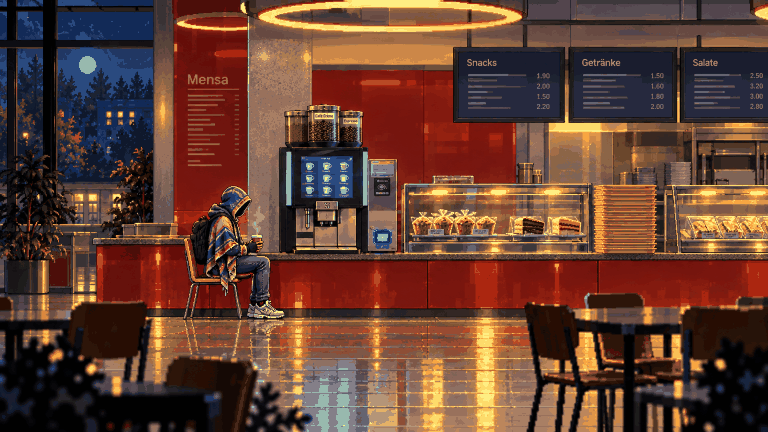
#> input picture art/direction/images/mensa-interior.png, 768 x 432 px, given in place of images, which was not available
$ python backdrop_check.py ../art/direction/images
#> lines starting #> are read from the running program, lines starting #| are printed output that depends on the picture; pictures that were not available may be replaced by others from this repository, and a replacement may not be noted
"""Check transparent art over the debug backdrops: purple, then white (docs/09, "every layer is whole, checked on purple").

    python scripts/backdrop_check.py <png> [...] [--out tmp/backdrop] [--holes]

For every RGBA image: a sheet with the image over the game's debug purple (#9b30ff) and over white, side by side,
in --out, and a line of findings:
- key: pixels left of the magenta key (#ff00ff and its near shades) – they show as pink specks on any backdrop;
- soft: semi-transparent pixels (alpha 1–254) – a hard-edged pixel sprite has none; a glow or a blend edge does;
- holes (--holes, for plates): fully transparent pixels enclosed by opaque ones in the same row and column –
  the cut-outs that show as soon as a layer moves.
Exit 1 when any image has key pixels (or holes, with --holes); soft pixels are reported, not failed.
"""

from __future__ import annotations

import argparse
import sys
from pathlib import Path

import numpy as np
from PIL import Image

PURPLE = (0x9B, 0x30, 0xFF)
WHITE = (255, 255, 255)


def findings(image: Image.Image, holes: bool = False) -> dict[str, int]:
    rgba = np.asarray(image.convert("RGBA")).astype(int)
    r, g, b, a = (rgba[..., i] for i in range(4))
    out = {
        "key": int(((a > 0) & (r > 200) & (b > 200) & (g < 90)).sum()),
        "soft": int(((a > 0) & (a < 255)).sum()),
    }
    if holes:
        solid = a > 0
        # enclosed: opaque somewhere left and right in its row, and above and below in its column
        left = np.maximum.accumulate(solid, axis=1)
        right = np.maximum.accumulate(solid[:, ::-1], axis=1)[:, ::-1]
        up = np.maximum.accumulate(solid, axis=0)
        down = np.maximum.accumulate(solid[::-1], axis=0)[::-1]
        out["holes"] = int((~solid & left & right & up & down).sum())
    return out


def sheet(image: Image.Image, scale: int = 1) -> Image.Image:
    rgba = image.convert("RGBA")
    w, h = rgba.size
    out = Image.new("RGB", (w * 2 + 8, h), (40, 40, 40))
    for i, colour in enumerate((PURPLE, WHITE)):
        bg = Image.new("RGBA", (w, h), colour + (255,))
        bg.alpha_composite(rgba)
        out.paste(bg.convert("RGB"), (i * (w + 8), 0))
    return out.resize((out.width * scale, out.height * scale), Image.Resampling.NEAREST) if scale > 1 else out


def main() -> None:
    parser = argparse.ArgumentParser(description=__doc__, formatter_class=argparse.RawDescriptionHelpFormatter)
    parser.add_argument("images", nargs="+", type=Path)
    parser.add_argument("--out", type=Path, default=Path("tmp/backdrop"))
    parser.add_argument("--holes", action="store_true", help="also count enclosed transparent pixels (plates)")
    args = parser.parse_args()
    args.out.mkdir(parents=True, exist_ok=True)
    failed = False
    for path in args.images:
        image = Image.open(path)
#> image is the input picture: PIL image 768x432 RGBA; mean R, G, B, A 100, 63.5, 50.1, 255
        found = findings(image, args.holes)
#> in findings, `r, g, b, a = (rgba[..., i] for i in range(4))`:
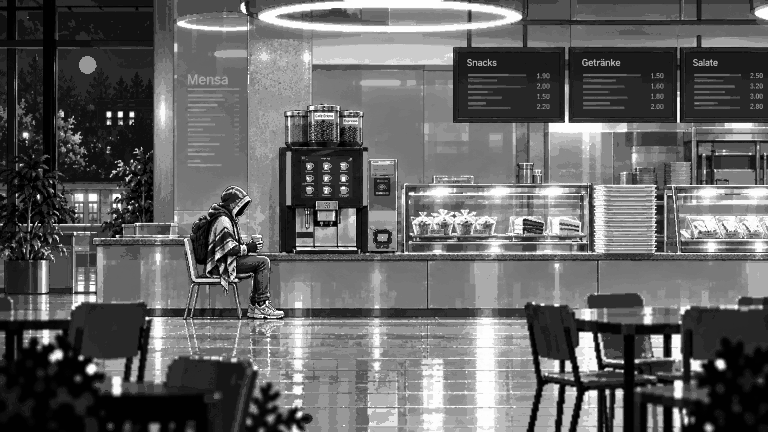
#> r: shape (432, 768) int64; min 1, max 254, mean 100
#> in findings, `r, g, b, a = (rgba[..., i] for i in range(4))`:
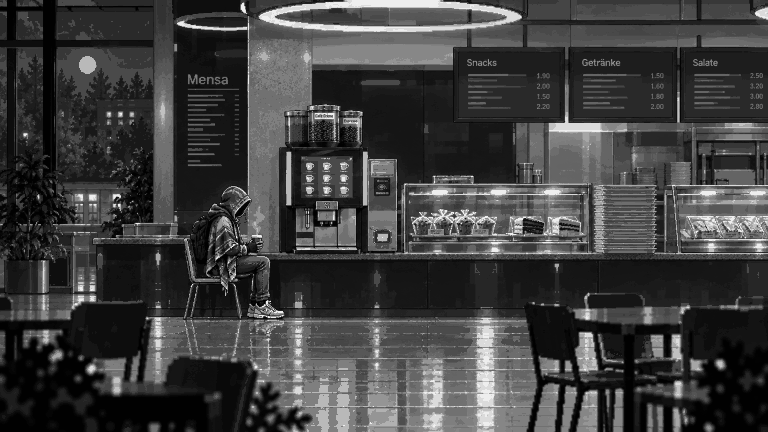
#> g: shape (432, 768) int64; min 1, max 238, mean 63.5
#> in findings, `r, g, b, a = (rgba[..., i] for i in range(4))`:
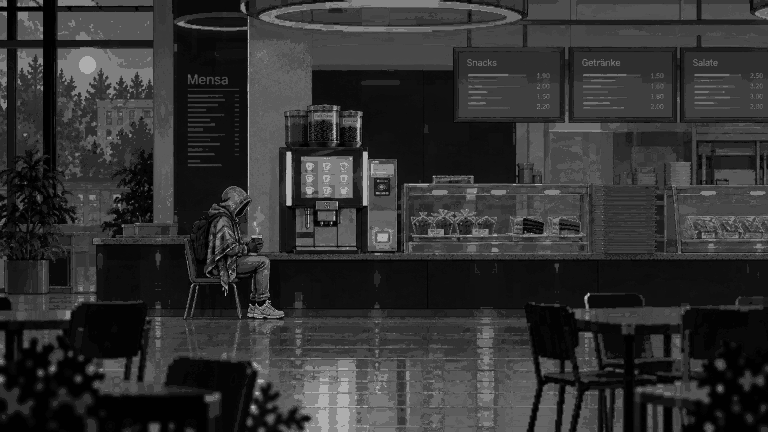
#> b: shape (432, 768) int64; min 1, max 174, mean 50.1
#> in findings, `r, g, b, a = (rgba[..., i] for i in range(4))`: a: shape (432, 768) int64; every value is 255
#> in findings, `out = { "key": int(((a > 0) & (r > 200) & (b > 200) & (g < 90)).sum())..`: out = {'key': 0, 'soft': 0}
#> found = {'key': 0, 'soft': 0}
        scale = 4 if max(image.size) <= 200 else 2 if max(image.size) <= 600 else 1
#> scale = 1
        sheet(image, scale).save(args.out / f"{path.stem}.png")
#> in sheet, `out = Image.new("RGB", (w * 2 + 8, h), (40, 40, 40))`: out: PIL image 1544x432 RGB; every value is 40
#> the loop in sheet, `for i, colour in enumerate((PURPLE, WHITE)):` made 2 passes
#> pass 1, in sheet, `bg = Image.new("RGBA", (w, h), colour + (255,))`:
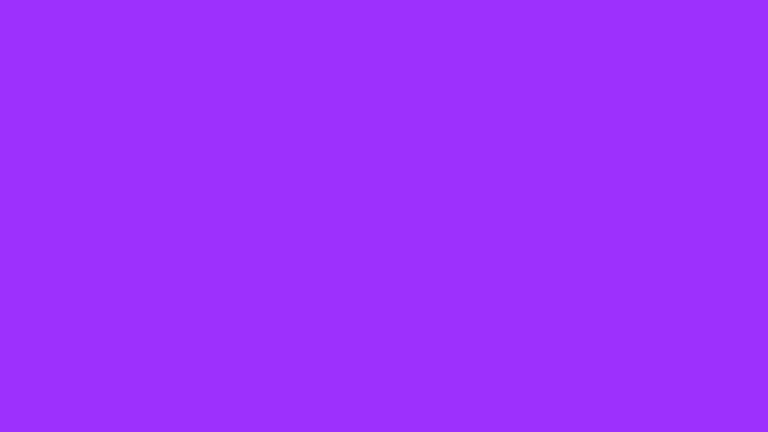
#> bg: PIL image 768x432 RGBA; mean R, G, B, A 155, 48, 255, 255
#> after the loop in sheet, `for i, colour in enumerate((PURPLE, WHITE)):`:
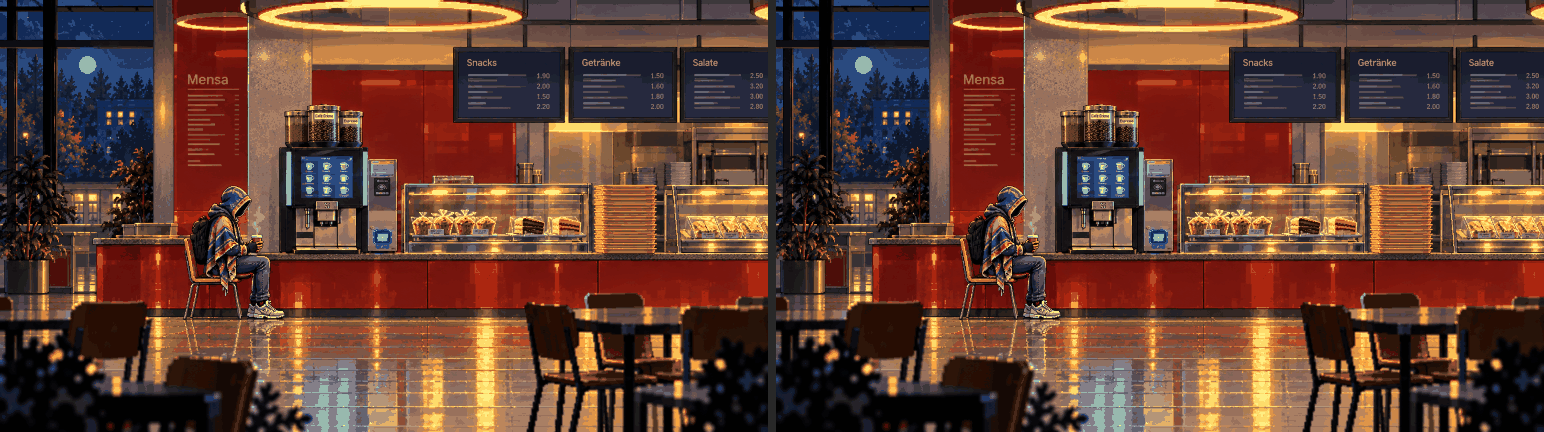
#> out: PIL image 1544x432 RGB; mean R, G, B 99.7, 63.4, 50
        bad = found["key"] or found.get("holes", 0)
#> bad = 0
        failed |= bool(bad)
#> failed = False
        print(f"{'FAIL' if bad else 'ok  '} {path}: " + ", ".join(f"{k} {v}" for k, v in found.items()))
#| ok   ../art/direction/images: key 0, soft 0
    sys.exit(1 if failed else 0)
#> (the program exits here)
